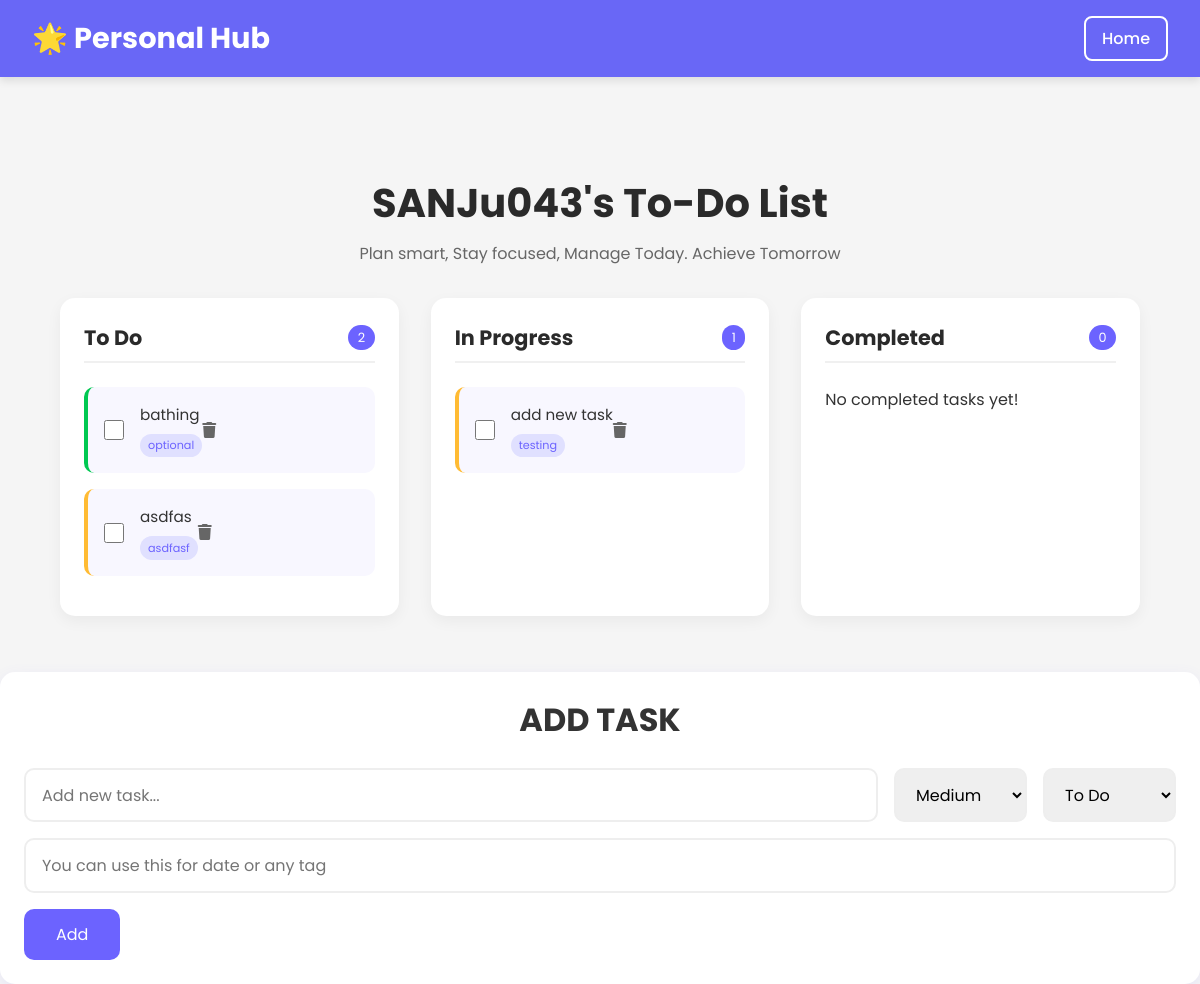
Page /todo/ (signed in) on the earlier database version.
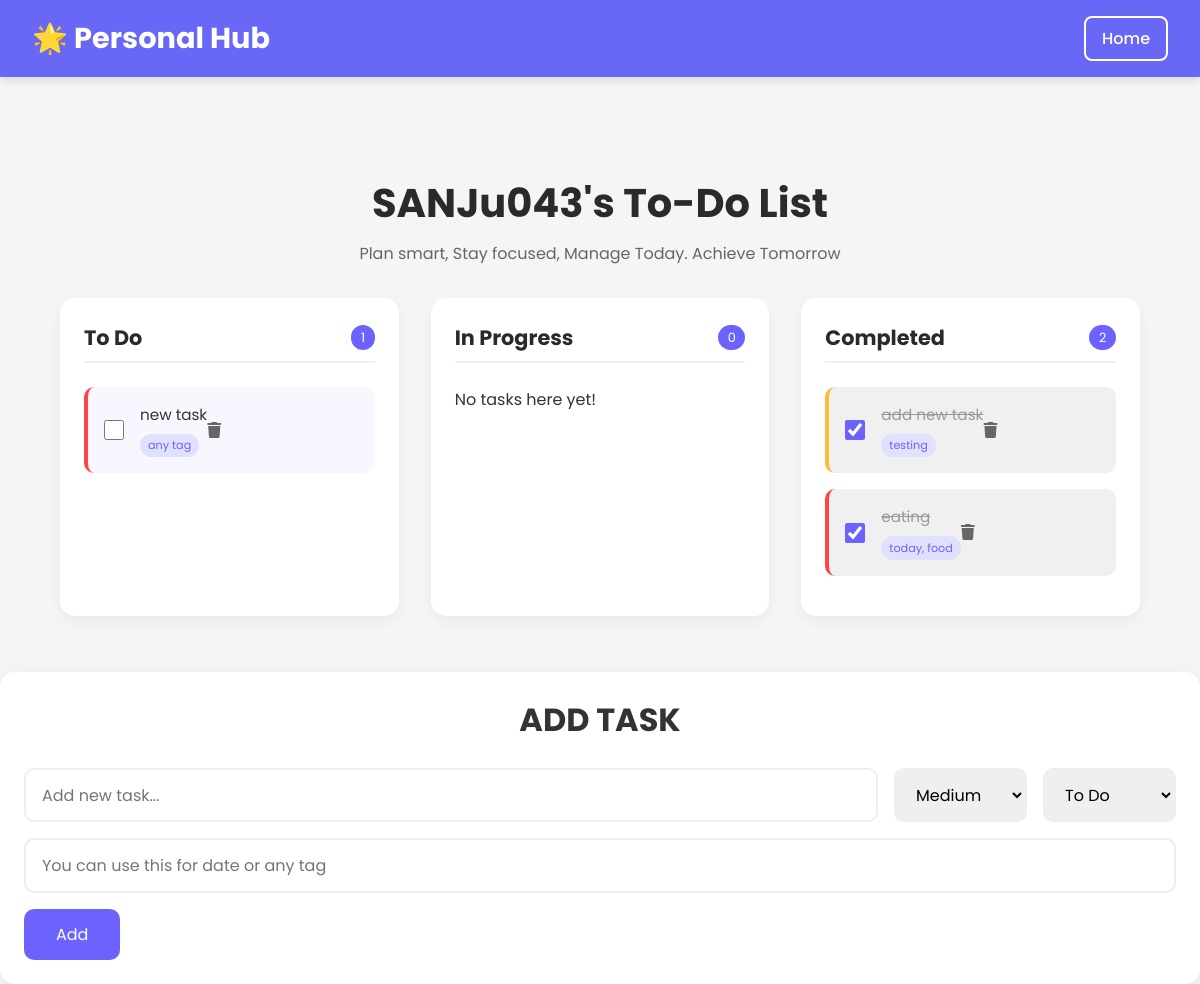
Same page on the later database version.
### core/models.py (models this page shows, shortened)
class Task(models.Model):
    user = models.ForeignKey(User, on_delete=models.CASCADE)
    text = models.CharField(max_length=255, null=True)
    priority = models.CharField(max_length=10, choices=PRIORITY_CHOICES, default='medium')
    status = models.CharField(max_length=10, choices=STATUS_CHOICES, default='todo')
    member = models.CharField(max_length=100, blank=True)
    created_at = models.DateTimeField(auto_now_add=True)

### core/views.py (the view)
# urls.py: path('todo/', views.todo_list, name='todo_list'),
@login_required
def todo_list(request):
    tasks = Task.objects.filter(user=request.user)
    todo = tasks.filter(status='todo')
    progress = tasks.filter(status='progress')
    completed = tasks.filter(status='completed')
    form = TaskForm()
    return render(request, 'todo.html', {
        'todo': todo,
        'progress': progress,
        'completed': completed,
        'form': form,
    })

### core/forms.py
class TaskForm(forms.ModelForm):
    class Meta:
        model = Task
        fields = ['text', 'priority', 'status', 'member']
        widgets = {
            'text': forms.TextInput(attrs={'placeholder': 'Add new task...', 'class': 'add-task-input'}),
            'priority': forms.Select(attrs={'class': 'form-select'}),
            'status': forms.Select(attrs={'class': 'form-select'}),
            'member': forms.TextInput(attrs={'placeholder': 'You can use this for date or any tag', 'class': 'add-task-input'}),
        }

### core/templates/todo.html (shortened to what this page needs)
<!DOCTYPE html>
<html lang="en">
<head>
    <link rel="stylesheet" href="https://cdnjs.cloudflare.com/ajax/libs/font-awesome/6.0.0/css/all.min.css">
</head>
<body>
    <header>
        <h1>🌟 Personal Hub</h1>
        <a href="{% url 'home' %}" class="home-btn">Home</a>
    </header>
    <div class="container">
        <div class="todo-header">
            <h1>{{ user.username }}'s To-Do List</h1>
            <p>Plan smart, Stay focused, Manage Today. Achieve Tomorrow</p>
        </div>
        <div class="todo-container">
            <div class="todo-column">
                <div class="column-header">
                    <h2>To Do</h2>
                    <span class="task-count">{{ todo.count }}</span>
                </div>
                <ul class="task-list">
                    {% for task in todo %}
                    <li class="task-item priority-{{ task.priority }}">
                        <input type="checkbox" class="task-checkbox"
                            onclick="location.href='{% url 'toggle_task_status' task.id %}'">
                        <div class="task-content">
                            <div class="task-text">{{ task.text }}</div>
                            {% if task.member %}
                            <div class="member-tag">{{ task.member }}</div>
                            {% endif %}
                        </div>
                        <div class="task-actions">
                            <a href="{% url 'delete_task' task.id %}" class="task-btn"><i class="fas fa-trash"></i></a>
                        </div>
                    </li>
                    {% empty %}
                    <li>No tasks here yet!</li>
                    {% endfor %}
                </ul>
            </div>
            <div class="todo-column">
                <div class="column-header">
                    <h2>In Progress</h2>
                    <span class="task-count">{{ progress.count }}</span>
                </div>
                <ul class="task-list">
                    {% for task in progress %}
                    <li class="task-item priority-{{ task.priority }}">
                        <input type="checkbox" class="task-checkbox"
                            onclick="location.href='{% url 'toggle_task_status' task.id %}'">
                        <div class="task-content">
                            <div class="task-text">{{ task.text }}</div>
                            {% if task.member %}
                            <div class="member-tag">{{ task.member }}</div>
                            {% endif %}
                        </div>
                        <div class="task-actions">
                            <a href="{% url 'delete_task' task.id %}" class="task-btn"><i class="fas fa-trash"></i></a>
                        </div>
                    </li>
                    {% empty %}
                    <li>No tasks here yet!</li>
                    {% endfor %}
                </ul>
            </div>
            <div class="todo-column">
                <div class="column-header">
                    <h2>Completed</h2>
                    <span class="task-count">{{ completed.count }}</span>
                </div>
                <ul class="task-list">
                    {% for task in completed %}
                    <li class="task-item priority-{{ task.priority }} completed">
                        <input type="checkbox" class="task-checkbox"
                            onclick="location.href='{% url 'toggle_task_status' task.id %}'"
                            checked>
                        <div class="task-content">
                            <div class="task-text">{{ task.text }}</div>
                            {% if task.member %}
                            <div class="member-tag">{{ task.member }}</div>
                            {% endif %}
                        </div>
                        <div class="task-actions">
                            <a href="{% url 'delete_task' task.id %}" class="task-btn"><i class="fas fa-trash"></i></a>
                        </div>
                    </li>
                    {% empty %}
                    <li>No completed tasks yet!</li>
                    {% endfor %}
                </ul>
            </div>
        </div>
    </div>
    <div class="form-container">
        <h1>ADD TASK</h1>
        <form method="POST" action="{% url 'add_task' %}" class="add-task-form">
            <div class="form-group">
                {{ form.text }}
                <div class="form-group">
                    {{ form.priority }}
                    {{ form.status }}
                </div>
            </div>
            <div class="form-group">
                {{ form.member }}
            </div>
            <button type="submit" class="add-task-btn">Add</button>
        </form>
    </div>
</body>
</html>

### core/templates/todo.html (style rules this page uses)
* { margin: 0; padding: 0; box-sizing: border-box; font-family: 'Poppins', sans-serif; }
body { background: #f5f5f5; color: #333; }
header { background-color: rgb(105, 103, 246); color: white; padding: 1rem 2rem; display: flex; justify-content: space-between; align-items: center; box-shadow: 0 4px 8px rgba(0,0,0,0.1); }
header h1 { margin: 0; font-size: 1.8rem; }
.home-btn { background-color: rgb(105, 103, 246); color: white; border: 2px solid white; padding: 0.5rem 1rem; border-radius: 8px; font-weight: 500; text-decoration: none; transition: background-color 0.3s, color 0.3s; }
.container { padding: 6rem 5% 2rem; max-width: 1200px; margin: 0 auto; }
.todo-header { text-align: center; margin-bottom: 2rem; }
.todo-header h1 { color: #2a2a2a; font-size: 2.5rem; margin-bottom: 0.5rem; }
.todo-header p { color: #666; }
.todo-container { display: flex; gap: 2rem; flex-wrap: wrap; }
.todo-column { flex: 1; min-width: 300px; background: white; border-radius: 15px; padding: 1.5rem; box-shadow: 0 5px 15px rgba(0, 0, 0, 0.05); }
.column-header { display: flex; justify-content: space-between; align-items: center; margin-bottom: 1.5rem; padding-bottom: 0.5rem; border-bottom: 2px solid #f0f0f0; }
.column-header h2 { font-size: 1.3rem; color: #2a2a2a; }
.task-count { background: #6c63ff; color: white; padding: 0.2rem 0.6rem; border-radius: 20px; font-size: 0.8rem; }
.task-list { list-style: none; min-height: 100px; }
.task-item { background: #f8f7ff; padding: 1rem; border-radius: 10px; margin-bottom: 1rem; display: flex; align-items: center; transition: all 0.3s ease; position: relative; overflow: hidden; }
.task-item.completed { background: #f0f0f0; }
.task-item.completed .task-text { text-decoration: line-through; color: #999; }
.task-checkbox { margin-right: 1rem; width: 20px; height: 20px; accent-color: #6c63ff; cursor: pointer; }
.task-text { flex: 1; font-size: 0.95rem; }
.task-actions { display: flex; gap: 0.5rem; }
.task-btn { background: none; border: none; color: #666; cursor: pointer; transition: color 0.3s; }
.add-task-form { display: flex; gap: 1rem; margin-top: 1.5rem; }
.add-task-input { flex: 1; padding: 0.8rem; border: 2px solid #eee; border-radius: 10px; font-size: 1rem; transition: border-color 0.3s; width: 80%; }
.add-task-btn { background: #6c63ff; color: white; padding: 0 1.5rem; border: none; border-radius: 10px; font-size: 1rem; cursor: pointer; transition: transform 0.3s, box-shadow 0.3s; }
.priority-high { border-left: 4px solid #ff4444; }
.priority-medium { border-left: 4px solid #ffbb33; }
.member-tag { display: inline-block; padding: 0.2rem 0.5rem; background: #e0e0ff; border-radius: 20px; font-size: 0.7rem; margin-top: 0.5rem; color: #6c63ff; }
.form-container { text-align: center; margin-top: 1.5rem; background: #ffffff; padding: 1.5rem; border-radius: 15px; box-shadow: 0 5px 15px rgba(108, 99, 255, 0.1); }
.add-task-form { display: flex; flex-direction: column; gap: 1rem; }
.form-group { display: flex; gap: 1rem; flex-wrap: wrap; }
.add-task-form input[type="text"], .add-task-form select { flex: 1; padding: 0.8rem 1rem; border: 2px solid #eee; border-radius: 10px; font-size: 1rem; transition: border-color 0.3s ease, box-shadow 0.3s ease; width: 80%; }
.add-task-btn { align-self: flex-start; background: #6c63ff; color: white; padding: 0.8rem 2rem; border: none; border-radius: 10px; font-size: 1rem; cursor: pointer; transition: transform 0.3s, box-shadow 0.3s; }

Differences in the rows shown:
removed Task: text "bathing", member "optional", shown under "To Do"
removed Task: text "asdfas", member "asdfasf", shown under "To Do"
added Task: text "new task", member "any tag", shown under "To Do"
changed Task "add new task": moves from the list under "In Progress" to the list under "Completed"
added Task: text "eating", member "today, food", shown under "Completed"
Other differences:
{{ todo.count }}: "2" → "1"
{{ progress.count }}: "1" → "0"
{{ completed.count }}: "0" → "2"
text no longer shown: "No completed tasks yet!"
text now shown: "No tasks here yet!"
